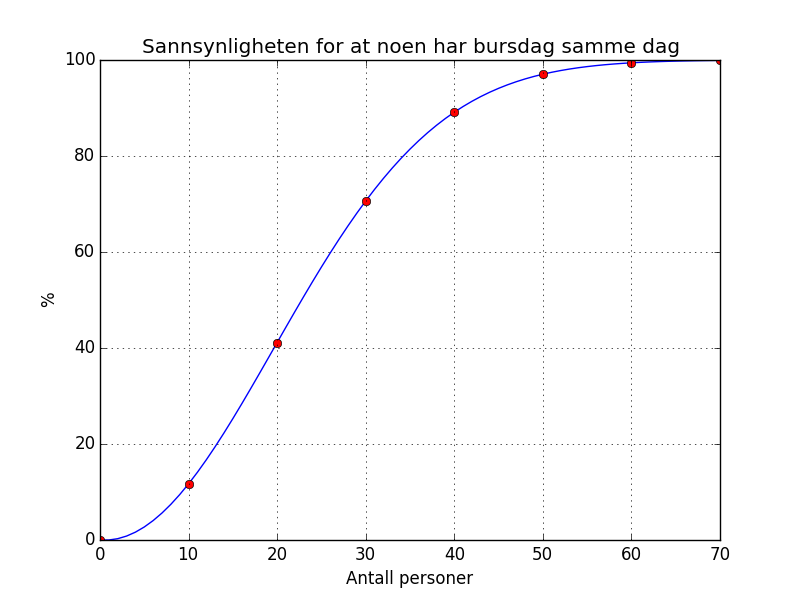

Write Python code to recreate this figure.
from matplotlib.pyplot import *

def bursdag(x):
	summen = 1
	for k in range(int(x)):
		summen = summen * ((365-k)/365.0)
	return 100-(summen*100)

sannsynlighet = []
for i in range(0,136):
	sannsynlighet.append(bursdag(i))

for i in range(0,len(sannsynlighet)):
	print i,sannsynlighet[i]

sannsynlighet_10 = []
x_sannsynlighet_10 = []
for i in range(0,len(sannsynlighet),10):
	sannsynlighet_10.append(sannsynlighet[i])
	x_sannsynlighet_10.append(i)

grid("on")
plot(sannsynlighet)
plot(x_sannsynlighet_10,sannsynlighet_10,"ro")
title("Sannsynligheten for at noen har bursdag samme dag")
xlabel("Antall personer")
ylabel("%")

show()
